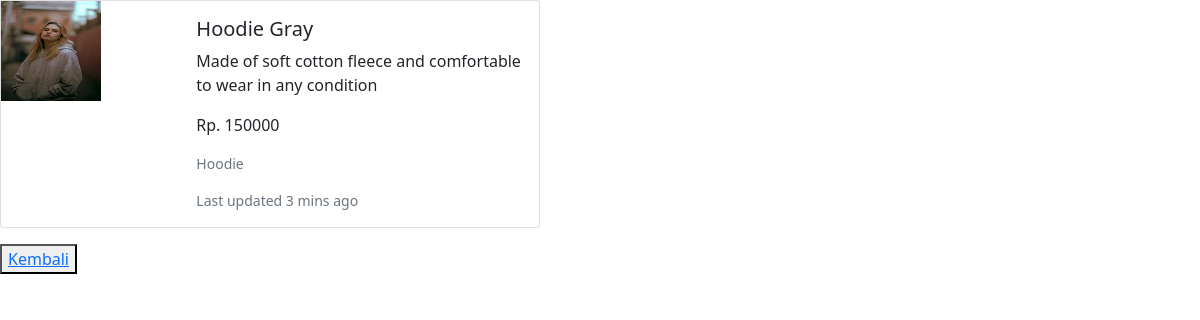
The page /tugas6a/php/detail.php?id=2 on the database its author committed.
### tables this page shows
CREATE TABLE `fashion` (
  `id` int(11) NOT NULL,
  `picture` varchar(100) NOT NULL,
  `name` varchar(100) NOT NULL,
  `description` varchar(1000) NOT NULL,
  `price` int(11) NOT NULL,
  `category` varchar(100) NOT NULL
);

### tugas6a/php/functions.php (called while the page is built, shortened)
<?php
function koneksi() {
    $conn = mysqli_connect("localhost", "root", "");
    mysqli_select_db($conn, "pw_tubes_203040141");
    return $conn;
}
function query($sql) {
    $conn = koneksi();
    $result = mysqli_query($conn, "$sql");
    $fs = [];
    while ($fashion = mysqli_fetch_assoc($result)) {
        $fs[] = $fashion;
    }
    return $fs;
}
?>

### tugas6a/php/detail.php (the view, shortened to what this page needs)
<?php
require 'functions.php';
$id = $_GET['id'];
$fashion = query("SELECT * FROM fashion WHERE id = $id")[0];
?>
<html lang="en">
<head>
    <link href="https://cdn.jsdelivr.net/npm/bootstrap@5.0.0-beta3/dist/css/bootstrap.min.css" rel="stylesheet">
</head>
<body>
<div class="card mb-3" style="max-width: 540px;">
  <div class="row g-0">
    <div class="col-md-4">
    <img src="../assets/img/<?= $fashion["picture"]; ?>" alt="">
    </div>
    <div class="col-md-8">
      <div class="card-body">
        <h5 class="card-title"><?= $fashion["name"]; ?></h5>
        <p class="card-text"><?= $fashion["description"]; ?></p>
        <p class="card-text">Rp. <?= $fashion["price"]; ?></p>
        <p class="card-text"><small class="kategori text-muted"><?= $fashion["category"]; ?></small></p>
        <p class="card-text"><small class="text-muted">Last updated 3 mins ago</small></p>
      </div>
    </div>
  </div>
</div>
<button class="tombol-kembali"><a href="../index.php">Kembali</a></button>
</body>
</html>

### rows shown on the page
fashion: picture (picture), name "Hoodie Gray", description "Made of soft cotton fleece and comfortable to wear in any condition", price "150000", category "Hoodie"
